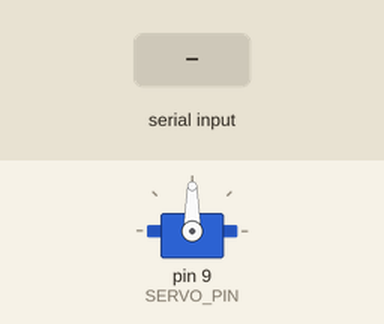
This sketch was run on a simulated Arduino Uno, built with avr-gcc and run on an emulated ATmega328P. Parts: servo. The inputs (shaded band) are chosen by the test bench.

Above: at 1.2 s.
1.3 s: "G" received over Serial
At 1.38 s:
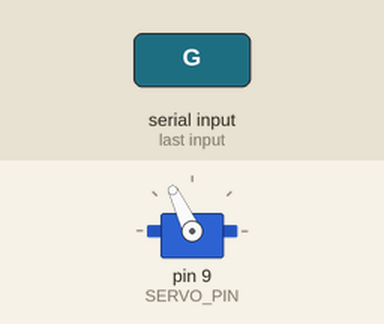
At 2.01 s:
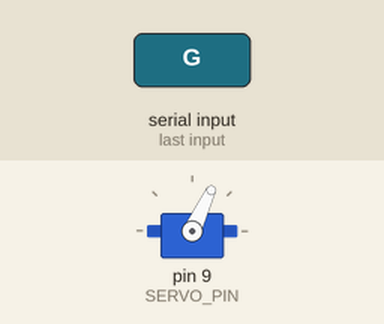
4.3 s: "S" received over Serial
At 4.64 s:
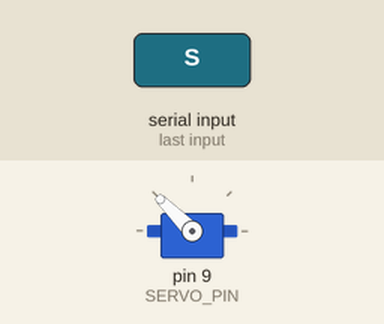
7.3 s: "R" received over Serial
Timing chart, 0 to 10.3 s (numbered marks = the images above; inputs shaded):
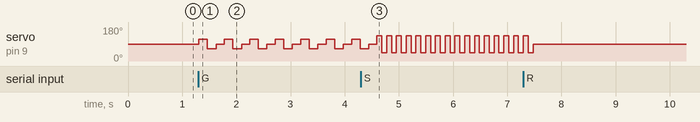

The sketch:

butterfly_servo_360.ino
```cpp
// =====================================================
//  机械蝴蝶 · Arduino 端 —— 360° 连续旋转舵机的临时版本
//  360° 舵机没法“转到某个角度”，只能控制转的方向和速度：
//    write(STOP)        = 停
//    write(STOP + n)    = 往一个方向转，n 越大越快
//    write(STOP - n)    = 往另一个方向转
//  所以这里用“正转一小段时间 → 反转同样时间”来模拟扇翅膀。
//  注意：正反转不会完全对称，时间长了位置会慢慢偏，
//        正式展示最好还是换 180° 的 MG90S。
//  接线：棕→GND  红→5V  橙→D9
// =====================================================
#include <Servo.h>

Servo wing;
const int SERVO_PIN = 9;

// ---- 先调这个：上传后在没手的状态下（R），从 90 开始改 88 / 89 / 91 / 92…
//      直到舵机完全不转为止 ----
int STOP = 90;

int SPEED_G = 25;        // 正常扇：转速
int TIME_G  = 160;       // 正常扇：每个方向转多少毫秒（越大翅膀摆幅越大）
int SPEED_S = 45;        // 快速扇：转速
int TIME_S  = 90;        // 快速扇：每个方向转多少毫秒
int PAUSE_G = 150;       // 正常扇：每扇一下后停多久

char mode = 'R';

void readSerial() {
  while (Serial.available() > 0) {
    char c = Serial.read();
    if (c == 'R' || c == 'G' || c == 'S') mode = c;
  }
}

// 转 ms 毫秒，期间也在听电脑发来的指令
void spinFor(int value, int ms) {
  wing.write(value);
  unsigned long t0 = millis();
  while (millis() - t0 < (unsigned long)ms) readSerial();
}

void setup() {
  Serial.begin(115200);
  wing.attach(SERVO_PIN);
  wing.write(STOP);
}

void loop() {
  readSerial();
  if (mode == 'G') {
    spinFor(STOP + SPEED_G, TIME_G);   // 翅膀往上
    spinFor(STOP - SPEED_G, TIME_G);   // 翅膀往下（同样时间转回来）
    spinFor(STOP, PAUSE_G);
  } else if (mode == 'S') {
    spinFor(STOP + SPEED_S, TIME_S);
    spinFor(STOP - SPEED_S, TIME_S);
  } else {
    wing.write(STOP);                  // 停下
    delay(20);
  }
}
```

Measured:
- after the input at 1.3 s, servo on pin 9 (SERVO_PIN): 90° → 115° at once, then repeats every 0.47 s: 65° 0.16 s, 90° 0.15 s, 115° 0.16 s
